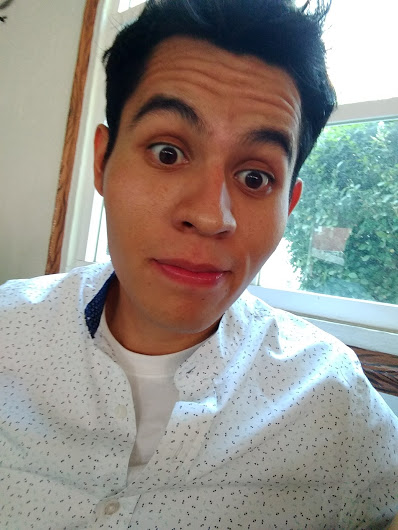
#> input picture train/Brandon Ruiz/bran.jpg, 398 x 530 px; its folder holds only this picture in this run
$ python train.py
#> lines starting #> are read from the running program, lines starting #| are printed output that depends on the picture
### detect.py
import math
import cv2
import numpy as np
import config

def levelFace(image, face):
    ((x, y, w, h), eyedim) = face
    if len(eyedim) != 2:
        return image[y:y+h, x:x+w]

    leftx = eyedim[0][0]
    lefty = eyedim[0][1]
    rightx = eyedim[1][0]
    righty = eyedim[1][1]
    if leftx > rightx:
        leftx, rightx = rightx, leftx
        lefty, righty = righty, lefty
    if lefty == righty or leftx == rightx:
        return image[y:y+h, x:x+w]

    rotDeg = math.degrees(math.atan((righty - lefty) / float(rightx - leftx)))
    if abs(rotDeg) < 20:
        rotMat = cv2.getRotationMatrix2D((leftx, lefty), rotDeg, 1)
        rotImg = cv2.warpAffine(image, rotMat, (image.shape[1], image.shape[0]))
        return rotImg[y:y+h, x:x+w]

    return image[y:y+h, x:x+w]

def detectFaces(image, faceCascade, eyeCascade=None, returnGray=True):
#> called with returnGray = True
    cas_rejectLevel = 1.3
#> cas_rejectLevel = 1.3
    cas_levelWeight = 5

    gray = cv2.cvtColor(image, cv2.COLOR_BGR2GRAY)
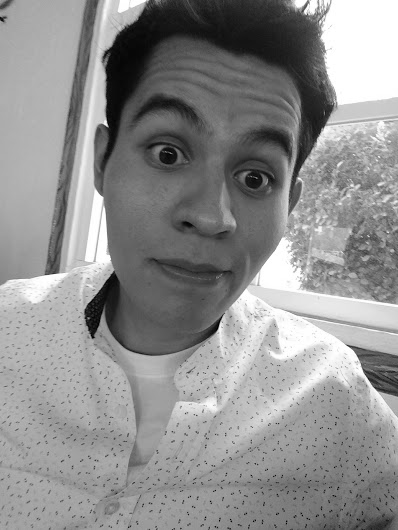
#> gray: shape (530, 398); min 0, max 255, mean 143.1
#> image is the input picture: shape (530, 398, 3); mean B, G, R 136, 142.5, 146.9
    faces = faceCascade.detectMultiScale(gray, cas_rejectLevel, cas_levelWeight)
#> faces = [[84, 61, 250, 250]]
    result = []
    for (x, y, w, h) in faces:
        eyes = []
        if eyeCascade != None:
            roi_gray = gray[y:y+h, x:x+w]
            eyes = eyeCascade.detectMultiScale(roi_gray)

        result.append(((x, y, w, h), eyes))
#> this loop made 1 pass
#> (x, y, w, h, eyes) on pass 1: (84, 61, 250, 250, [[140, 89, 57, 57], [50, 60, 63, 63]])
#> pass 1, in detectFaces, `roi_gray = gray[y:y+h, x:x+w]`:
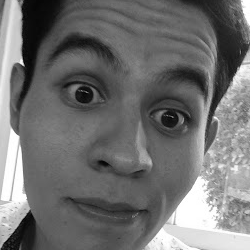
#> roi_gray: shape (250, 250); min 0, max 255, mean 112.9
#> after the loop, result = [((84, 61, 250, 250), [[140, 89, 57, 57], [50, 60, 63, 63]])]

    if returnGray:
        return gray, result
    else:
        return image, result

# [23 lines that do not run on import are left out]

### train.py
import os
from os.path import join, isdir
from PIL import Image

import cv2
import numpy as np
import sys
import detect, config

def getLabels(a_dir):
    return [name for name in os.listdir(a_dir) if isdir(join(a_dir, name))]

def supportedImg(name):
    return name.lower().endswith('.png') or name.lower().endswith('.jpg')

def combineFaces(faces, w=100, h=100, numPerRow=5):
    small_img = []
    row_img = []
    count = 0
    for img in faces:
        small_img.append(cv2.resize(img, (w, h)))
        count += 1
        if count % numPerRow == 0:
            count = 0
            row_img.append(np.concatenate(small_img, axis=1))
            small_img = []
    if len(small_img) > 0:
        for x in range (0, numPerRow-len(small_img)):
            small_img.append(np.zeros((h,w), np.uint8))
        row_img.append(np.concatenate(small_img, axis=1))

    return np.concatenate(row_img, axis=0)

def extractFaces(a_dir, folder, levelFace=False):
    faceCascade = cv2.CascadeClassifier('cascades/haarcascade_frontalface_default.xml')
    eyeCascade = cv2.CascadeClassifier('cascades/haarcascade_eye.xml')

    the_path = join(a_dir, folder)
    result = []

    for img in [f for f in os.listdir(the_path) if supportedImg(f)]:
        img_path = join(the_path, img)
        image, faces = detect.detectFaces(cv2.imread(img_path), faceCascade, eyeCascade, True)
#> faces has the same summary as result in detectFaces
        if len(faces) == 0:
            print("No se encontraron caras en: " + img_path)
        for ((x, y, w, h), eyedim) in faces:
            if not levelFace:
                result.append(image[y:y+h, x:x+w])
            else:
                result.append(detect.levelFace(image, ((x, y, w, h), eyedim)))
#> this loop made 1 pass
#> pass 1, in levelFace, `rotImg = cv2.warpAffine(image, rotMat, (image.shape[1], image.shape[0]))`:
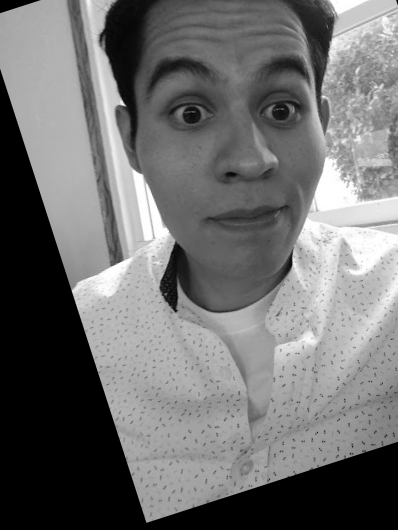
#> rotImg: shape (530, 398); min 0, max 255, mean 111.7
#> after the loop, result = 1 item
                #result.append(image[y:y+h, x:x+w])
    return result

def trainRecognizer(db_folder, trainSize=config.DEFAULT_FACE_SIZE, showFaces=False, forceTrain=False):
    recognizer = cv2.face.LBPHFaceRecognizer_create()
    if (not forceTrain) and loadRecognizer(recognizer):
        return recognizer

    folders = getLabels(db_folder)
    images = []
    labels = []

    label_count = 0
    label_map = {}

    for folder in folders:
        faces = extractFaces(db_folder, folder, True)
#> faces = 1 item
        images.extend([cv2.resize(face, trainSize) for face in faces])

        labels.extend([label_count] * len(faces))
        label_map[label_count] = folder
        label_count += 1

        if showFaces:
            cv2.namedWindow("Rostros", 1)
            cv2.imshow("Rostros", combineFaces(faces))
            cv2.waitKey(0)
#> pass 2 of the loop in trainRecognizer, `for folder in folders:`:
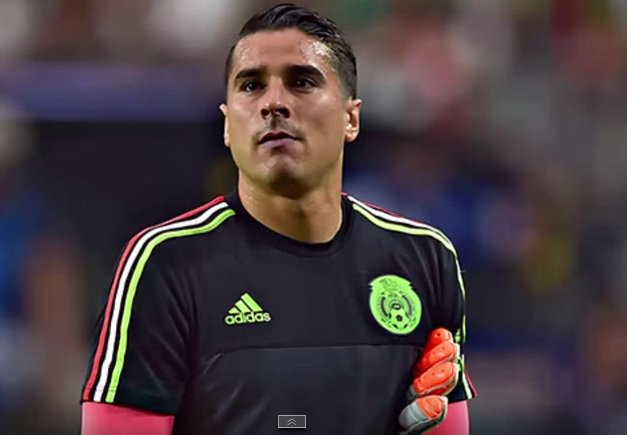
#> input picture train/Guillermo Ochoa/mOchoa.jpg, 627 x 435 px
#> in detectFaces (call 2), `gray = cv2.cvtColor(image, cv2.COLOR_BGR2GRAY)`:
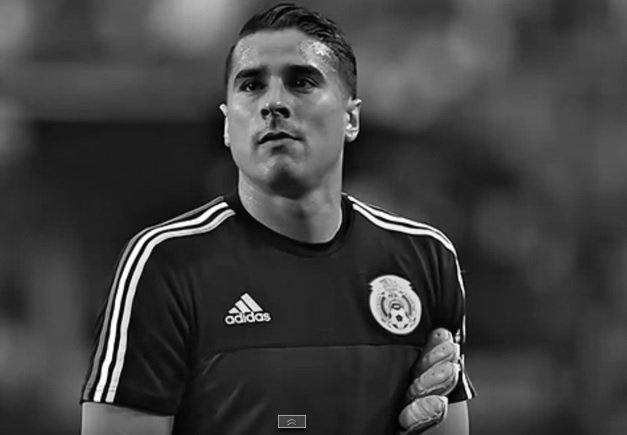
#> gray: shape (435, 627); min 0, max 255, mean 64.5
#> in detectFaces, image is the input picture: shape (435, 627, 3); mean B, G, R 64.5, 60.3, 72.9
#> in detectFaces (call 2), `faces = faceCascade.detectMultiScale(gray, cas_rejectLevel, cas_levelW..`: faces = [[210, 29, 132, 132]]
#> the loop in detectFaces (call 2), `for (x, y, w, h) in faces:` made 1 pass
#> pass 1, in detectFaces (call 2), `roi_gray = gray[y:y+h, x:x+w]`:
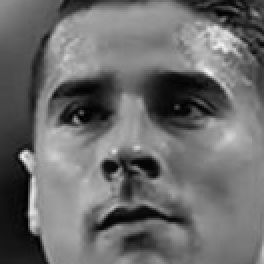
#> roi_gray: shape (132, 132) (shown 2 times larger); min 1, max 241, mean 107.3
#> after the loop in detectFaces (call 2), `for (x, y, w, h) in faces:`: result = 1 item
#> the loop in extractFaces (call 2), `for ((x, y, w, h), eyedim) in faces:` made 1 pass

    if showFaces:
        cv2.destroyWindow("Rostros")

    recognizer.train(images, np.array(labels))
    for key in label_map:
        recognizer.setLabelInfo(key, label_map[key])

    saveRecognizer(recognizer)

    return recognizer

def saveRecognizer(recognizer, filename=config.RECOGNIZER_OUTPUT_FILE):
    recognizer.save(filename)

def loadRecognizer(recognizer, filename=config.RECOGNIZER_OUTPUT_FILE):
    try:
        recognizer.read(filename)
        return True
    except (cv2.error):
        return False

if __name__ == '__main__':
    recognizer = trainRecognizer("train", showFaces=False, forceTrain=True)
